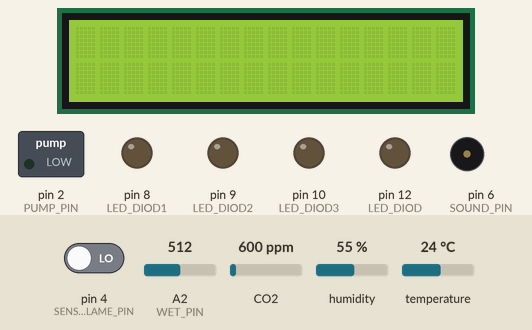
A sketch run on a simulated Arduino Uno, built with avr-gcc and run on an emulated ATmega328P. Shown: 16×2 character LCD, switched loads named in the sketch (green lamp = pin HIGH), output pins drawn as LEDs (lit = HIGH), buzzer (waves = sounding). Inputs (shaded band) come from the test bench; at power-on: pin 4 (SENSOR_FLAME_PIN) LOW, temperature 24 °C, A2 (WET_PIN) = 512, CO2 600 ppm, humidity 55 %.

Above: at 1.2 s.
1.3 s: pin 4 (SENSOR_FLAME_PIN) driven HIGH
At 11.9 s:
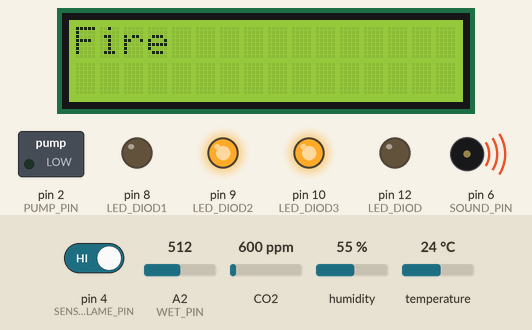
14.6 s: temperature set to 29 °C
At 18.7 s:
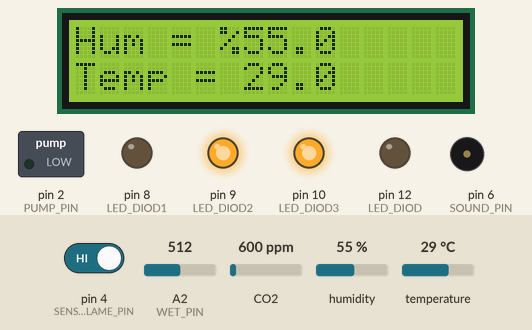
27.7 s: temperature set to 32 °C
At 33.7 s:
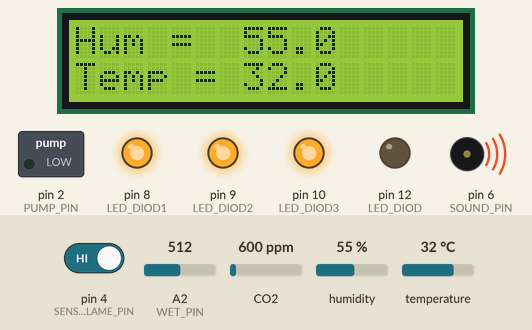
41.7 s: A2 (WET_PIN) set to 965
54.8 s: A2 (WET_PIN) set to 983
64.6 s: pin 4 (SENSOR_FLAME_PIN) driven LOW
At 73.6 s:
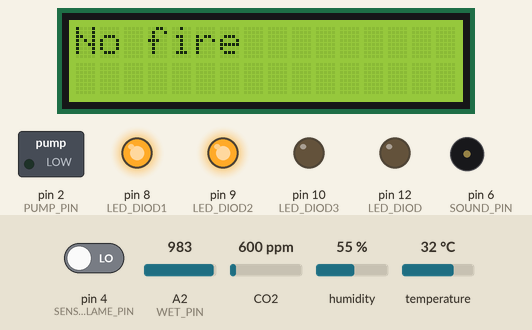
Timing chart, 0 to 79.6 s (numbered marks = the images above; inputs shaded):
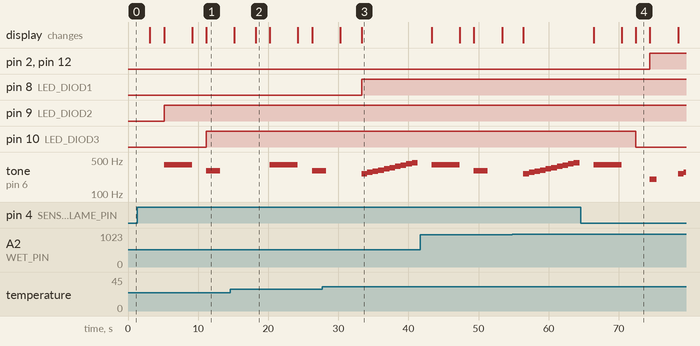

Measured:
- the behaviour switches between 30 and 31 °C on temperature (found by bisection; images 2 and 3)
- after the input at 1.3 s, pin 10 (LED_DIOD3): LOW → HIGH after 9.9 s; the display: first differs from a run without the input after 9.9 s (image 1)
- after the input at 27.7 s, pin 8 (LED_DIOD1): LOW → HIGH after 5.6 s; the display: first differs from a run without the input after 5.6 s (image 3)
- after the input at 64.6 s, pin 2 (PUMP_PIN), pin 12 (LED_DIOD): LOW → HIGH after 9.9 s instead of 11.8 s; pin 10 (LED_DIOD3): HIGH → LOW after 7.8 s; the display: first differs from a run without the input after 7.8 s (image 4)
- by itself, tone on pin 6 (SOUND_PIN): plays 400 Hz for 4.0 s, 200 Hz for 1.0 s, 261 Hz for 0.80 s, 277 Hz for 0.29 s
- what the display in image 2 shows lasts 2.0 s, from 18.2 s to 20.2 s

The sketch:

Task_1-6.ino
```cpp
#include <Wire.h> // Добавляем необходимые библиотеки
#include <LiquidCrystal_I2C.h>
#include "DHT.h"
#include "MQ135.h"

// For LCD DISPLAY
// SCL_PIN = A5
// SDA_PIN = A4
byte degree[8] = // кодируем символ градуса
{
    B00111,
    B00101,
    B00111,
    B00000,
    B00000,
    B00000,
    B00000,
};
LiquidCrystal_I2C lcd(0x27,16,2); // Задаем адрес и размерность дисплея

// Temp and Wet
#define DHTPIN A0 // к какому пину будет подключен сигнальный выход датчика
#define DHTTYPE DHT11 //выбор используемого датчика DHT 11
//#define DHTTYPE DHT22 // DHT 22 (AM2302)
//#define DHTTYPE DHT21 // DHT 21 (AM2301)
//инициализация датчика
int t_w_numTones = 10;
// Ноты
int t_w_tones[10] = {261, 277, 294, 311, 330, 349, 370, 392, 415, 440};
DHT dht(DHTPIN, DHTTYPE);

//gas
int gas_numTones = 10;
// Ноты
int gas_tones[10] = {400, 400, 400, 400, 400, 400, 400, 400, 400, 400};
#define ANALOGPIN A1 //подключение аналогового сигнального пина

//flame
int flame_numTones = 10;
// Ноты
int flame_tones[10] = {300, 300, 300, 300, 300, 300, 300, 300, 300, 300};
#define SENSOR_FLAME_PIN 4
int flame = 0;

//pump
int pump_numTones = 10;
// Ноты
int pump_tones[10] = {200, 200, 200, 200, 200, 200, 200, 200, 200, 200};
#define PUMP_PIN 2
#define WET_PIN A2
int soilMoistureValue = 0;
int percentage = 0;

#define LED_DIOD 12
#define LED_DIOD1 8
#define LED_DIOD2 9
#define LED_DIOD3 10
#define SOUND_PIN 6

void setup()
{
    lcd.init(); // Инициализация lcd
    lcd.backlight(); // Включаем подсветку
    lcd.createChar(1, degree); // Создаем символ под номером 1

    //Устанавливаем пины вход или выход
    pinMode(SENSOR_FLAME_PIN, INPUT);

    pinMode(PUMP_PIN, OUTPUT);
    pinMode(WET_PIN, INPUT);

    pinMode(LED_DIOD, OUTPUT);
    pinMode(LED_DIOD1, OUTPUT);
    pinMode(LED_DIOD2, OUTPUT);
    pinMode(LED_DIOD3, OUTPUT);
    pinMode(SOUND_PIN, OUTPUT);

    Serial.begin(9600);
}
void loop() {
    // Reading temperature or humidity takes about 250 milliseconds!
    // Sensor readings may also be up to 2 seconds 'old' (its a very slow sensor)
    dht.begin();
    float h = dht.readHumidity();
    // Read temperature as Celsius
    float t = dht.readTemperature();
    delay(3000); //Задержка для считывания

    //Отчищаем дисплей
    lcd.clear();
    // Условие если влажность и температура больше 30
    if(h > 10 && t > 30){
        // Выводим показания влажности и температуры
        lcd.setCursor(0, 0); // Устанавливаем курсор в начало 1 строки
        lcd.print("Hum =  %"); // Выводим текст
        lcd.setCursor(7, 0); // Устанавливаем курсор на 7 символ
        lcd.print(h, 1); // Выводим на экран значение влажности
        lcd.setCursor(0, 1); // Устанавливаем курсор в начало 2 строки
        lcd.print("Temp = \1C "); // Выводим текст, \1 - значок градуса
        lcd.setCursor(7, 1); // Устанавливаем курсор на 7 символ
        lcd.print(t,1); // Выводим значение температуры
        for (int i = 0; i < t_w_numTones; i++) { // цикл, чтобы звучала мелодия из нот и мигало в тот-же такт задержки
            tone(SOUND_PIN, t_w_tones[i]);
            digitalWrite(LED_DIOD1, HIGH);
            delay(800);
        }
        noTone(SOUND_PIN); //выключаем звук нот
    }
    else{
        // Выводим показания влажности и температуры
        lcd.setCursor(0, 0); // Устанавливаем курсор в начало 1 строки
        lcd.print("Hum = %  "); // Выводим текст
        lcd.setCursor(7, 0); // Устанавливаем курсор на 7 символ
        lcd.print(h, 1); // Выводим на экран значение влажности
        lcd.setCursor(0, 1); // Устанавливаем курсор в начало 2 строки
        lcd.print("Temp = \1C  "); // Выводим текст, \1 - значок градуса
        lcd.setCursor(7, 1); // Устанавливаем курсор на 7 символ
        lcd.print(t,1); // Выводим значение температуры
        digitalWrite(LED_DIOD1, LOW); //выключаем светодиод
    }

    //Инициализируем переменую датчика MQ135
    MQ135 gasSensor = MQ135(ANALOGPIN);
    // Считываем данные PPM(количества углекислого газа)
    float ppm = gasSensor.getPPM();
    // олучите сопротивление RZero датчика для целей калибровки
    float rzero = gasSensor.getRZero();
    delay(2000);
    lcd.clear();

    // Если ppm больше 35
    if(ppm > 35){
        lcd.setCursor(0, 0);
        lcd.print("ppm> : % ");
        lcd.print(ppm);
        for (int i = 0; i < gas_numTones; i++) {
            tone(SOUND_PIN, gas_tones[i]);
            digitalWrite(LED_DIOD2, HIGH);
            delay(400);
        }
        noTone(SOUND_PIN);
    }
    else{
        lcd.setCursor(0, 0);
        lcd.print("ppm< : %  ");
        lcd.print(ppm);
        digitalWrite(LED_DIOD2, LOW);
    }

    lcd.clear();
    //Считываем есть ли пламя
    flame = digitalRead(SENSOR_FLAME_PIN);
    delay(2000);
    if (flame == 1){
        lcd.setCursor(0, 0);
        lcd.print("Fire");
        for (int i = 0; i < flame_numTones; i++) {
            tone(SOUND_PIN, flame_tones[i]);
            digitalWrite(LED_DIOD3, HIGH);
            delay(200);
        }
        noTone(SOUND_PIN);
    }
    else{
        lcd.setCursor(0, 0);
        lcd.print("No fire");
        digitalWrite(LED_DIOD3, LOW);
    }

    // Считываем Влажность почвы
    soilMoistureValue = analogRead(WET_PIN);
    percentage = map(soilMoistureValue, 490, 1023, 100, 0);
    delay(2000);
    lcd.clear();

    //Если процент влажности почвы меньше 10 или влажность воздуха меньше 35 то включается насос и мигает светодиод и музыка играет
    if(percentage < 10 || h < 35){
        lcd.setCursor(0, 0);
        lcd.print("Pump on % ");
        lcd.print(percentage);
        digitalWrite(PUMP_PIN, HIGH);
        for (int i = 0; i < pump_numTones; i++) {
            tone(SOUND_PIN, pump_tones[i]);
            digitalWrite(LED_DIOD, HIGH);
            delay(100);
        }
        noTone(SOUND_PIN);
    }
    if(percentage > 80 && h > 35){
        lcd.setCursor(0, 0);
        lcd.print("Pump off % ");
        lcd.print(percentage);
        digitalWrite(PUMP_PIN, LOW);
        digitalWrite(LED_DIOD, LOW);
    }
}
```
